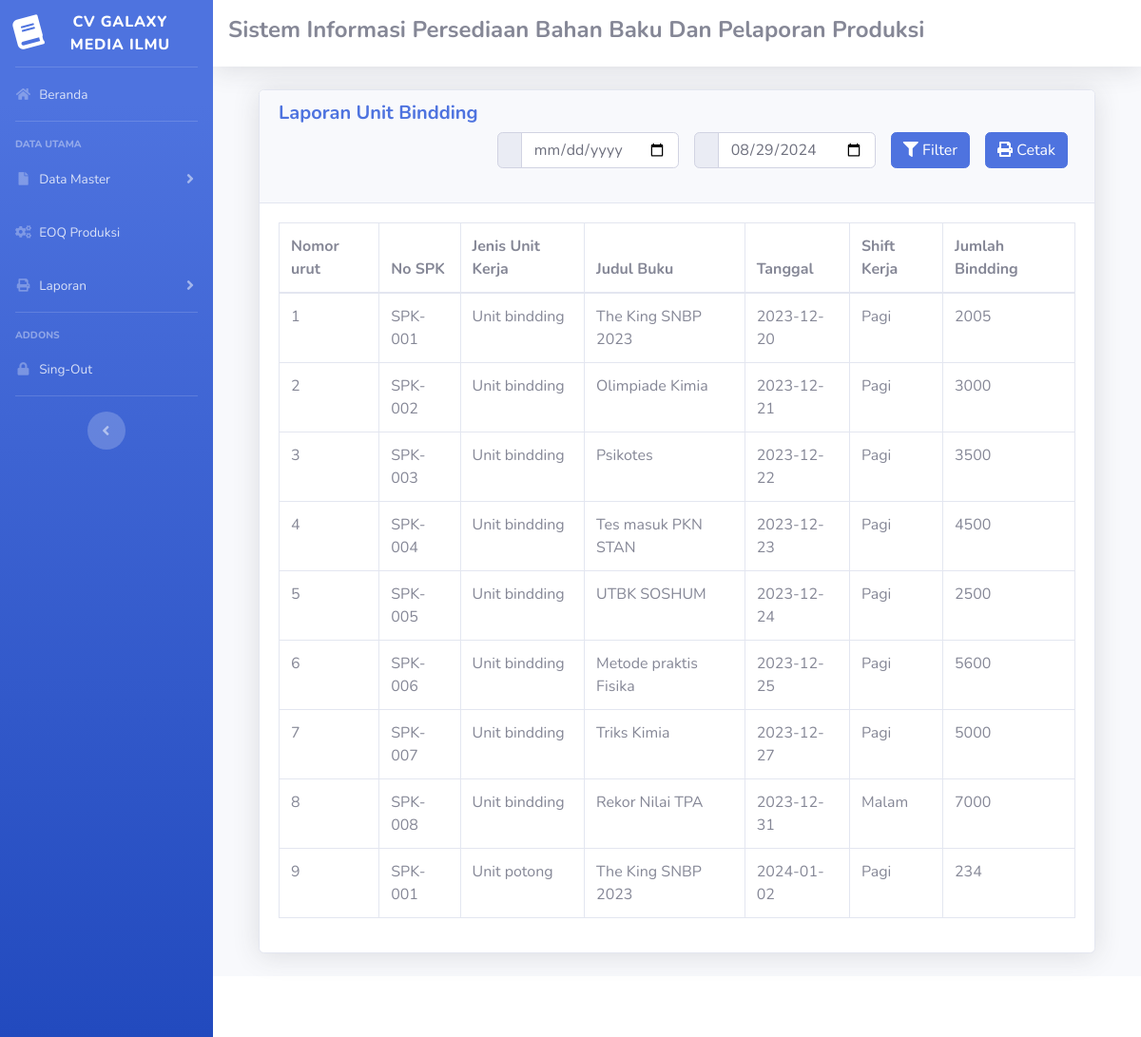
Screenshot of /manager.php?url=laporan_bindding_manager with the database file from the repository.
### tables this page shows
CREATE TABLE `unit_bindding` (
  `id` int NOT NULL,
  `id_spk` int NOT NULL,
  `id_unit_kerja` int NOT NULL,
  `shift_kerja` varchar(100) NOT NULL,
  `tanggal` date NOT NULL,
  `jumlah_bindding` int NOT NULL
);

CREATE TABLE `spk` (
  `id_spk` int NOT NULL,
  `id_pengguna` int NOT NULL,
  `no_spk` varchar(100) NOT NULL,
  `judul_buku` varchar(100) NOT NULL,
  `no_isbn` varchar(100) NOT NULL,
  `tanggal` date NOT NULL,
  `tanggal_permintaan_selesai` date NOT NULL,
  `oplah_cetak` int NOT NULL,
  `oplah_insheet` int NOT NULL,
  `ukuran_buku` varchar(100) NOT NULL,
  `jumlah_halaman` int NOT NULL,
  `jumlah_catern` int NOT NULL,
  `jumlah_plat` int NOT NULL,
  `ukuran_kertas` varchar(100) NOT NULL,
  `kebutuhan_kertas` varchar(100) NOT NULL,
  `mesin_cetak` varchar(100) NOT NULL
);

CREATE TABLE `unit_kerja` (
  `id_unit_kerja` int NOT NULL,
  `id_pengguna` int NOT NULL,
  `jenis_unit_kerja` varchar(100) NOT NULL
);

### laporan_bindding_manager.php (the view, shortened to what this page needs)
<!DOCTYPE html PUBLIC "-//W3C//DTD XHTML 1.0 Transitional//EN" "http://www.w3.org/TR/xhtml1/DTD/xhtml1-transitional.dtd">
<html xmlns="http://www.w3.org/1999/xhtml">
<head>
</head>
<body>
  <div class="container-fluid">
    <div class="card shadow mb-4">
      <div class="card-header">
        <h5 class="m-0 font-weight-bold text-primary">Laporan Unit Bindding</h6>
          <form method="GET" action="manager.php">
            <div class="d-flex flex-row-reverse">
              <div class="p-2">
                <button type="button" class="btn btn-primary" onclick="cetakLaporan()"><i class="fa fa-print"></i> Cetak</button>
              </div>
              <div class="p-2">
                <button type="submit" class="btn btn-primary"><i class="fa fa-filter"></i> Filter</button>
              </div>
              <div class="p-2">
                <div class="input-group mb-3">
                  <div class="input-group-prepend">
                    <span class="input-group-text"><i class="mdi mdi-calendar-month"></i></span>
                  </div>
                  <input type="date" class="form-control" name="akhir" value="<?php echo isset($_GET['akhir']) ? $_GET['akhir'] : date('Y-m-d'); ?>">
                </div>
              </div>
              <div class="p-2">
                <div class="input-group mb-3">
                  <div class="input-group-prepend">
                    <span class="input-group-text"><i class="mdi mdi-calendar-month"></i></span>
                  </div>
                  <input type="date" class="form-control" name="awal" value="<?php echo isset($_GET['awal']) ? $_GET['awal'] : ''; ?>" required>
                </div>
              </div>
            </div>
          </form>
      </div>
      <div class="card-body">
        <div class="table-responsive">
          <table class="table table-bordered" id="dataTable" width="100%" cellspacing="0">
            <thead>
              <tr>
                <th>Nomor urut</th>
                <th>No SPK</th>
                <th>Jenis Unit Kerja</th>
                <th>Judul Buku</th>
                <th>Tanggal</th>
                <th>Shift Kerja</th>
                <th>Jumlah Bindding</th>
              </tr>
            </thead>
            <tbody>
              <?php
              require 'koneksi.php';
              $awal = isset($_GET['awal']) && !empty($_GET['awal']) ? $_GET['awal'] : '1900-01-01';
              $akhir = isset($_GET['akhir']) ? $_GET['akhir'] : date('Y-m-d');
              $sql = "SELECT id,no_spk,jenis_unit_kerja,judul_buku,bd.tanggal,shift_kerja,jumlah_bindding
                      FROM unit_bindding bd
                      INNER JOIN spk ON bd.id_spk = spk.id_spk
                      INNER JOIN unit_kerja ON bd.id_unit_kerja = unit_kerja.`id_unit_kerja`
                      WHERE bd.`tanggal` >= '$awal' AND bd.`tanggal` <= '$akhir'";
              $result = mysqli_query($conn, $sql);
              $data = mysqli_fetch_all($result, MYSQLI_ASSOC);
              $nomor_urut = 1;
              foreach ($data as $data) {
              ?>
                <tr>
                  <td><?php echo $nomor_urut; ?></td>
                  <td><?php echo $data['no_spk']; ?></td>
                  <td><?php echo $data['jenis_unit_kerja']; ?></td>
                  <td><?php echo $data['judul_buku']; ?></td>
                  <td><?php echo $data['tanggal']; ?></td>
                  <td><?php echo $data['shift_kerja']; ?></td>
                  <td><?php echo $data['jumlah_bindding']; ?></td>
                </tr>
              <?php
                $nomor_urut++;
              }
              ?>
            </tbody>
          </table>
        </div>
      </div>
    </div>
  </div>
</body>
</html>

### rows the page displays
unit_bindding: id_spk.no_spk "SPK-001", id_unit_kerja.jenis_unit_kerja "Unit bindding", id_spk.judul_buku "The King SNBP 2023", tanggal "2023-12-20", shift_kerja "Pagi", jumlah_bindding "2005"
unit_bindding: id_spk.no_spk "SPK-002", id_unit_kerja.jenis_unit_kerja "Unit bindding", id_spk.judul_buku "Olimpiade Kimia", tanggal "2023-12-21", shift_kerja "Pagi", jumlah_bindding "3000"
unit_bindding: id_spk.no_spk "SPK-003", id_unit_kerja.jenis_unit_kerja "Unit bindding", id_spk.judul_buku "Psikotes", tanggal "2023-12-22", shift_kerja "Pagi", jumlah_bindding "3500"
unit_bindding: id_spk.no_spk "SPK-004", id_unit_kerja.jenis_unit_kerja "Unit bindding", id_spk.judul_buku "Tes masuk PKN STAN", tanggal "2023-12-23", shift_kerja "Pagi", jumlah_bindding "4500"
unit_bindding: id_spk.no_spk "SPK-005", id_unit_kerja.jenis_unit_kerja "Unit bindding", id_spk.judul_buku "UTBK SOSHUM", tanggal "2023-12-24", shift_kerja "Pagi", jumlah_bindding "2500"
unit_bindding: id_spk.no_spk "SPK-006", id_unit_kerja.jenis_unit_kerja "Unit bindding", id_spk.judul_buku "Metode praktis Fisika", tanggal "2023-12-25", shift_kerja "Pagi", jumlah_bindding "5600"
unit_bindding: id_spk.no_spk "SPK-007", id_unit_kerja.jenis_unit_kerja "Unit bindding", id_spk.judul_buku "Triks Kimia", tanggal "2023-12-27", shift_kerja "Pagi", jumlah_bindding "5000"
unit_bindding: id_spk.no_spk "SPK-008", id_unit_kerja.jenis_unit_kerja "Unit bindding", id_spk.judul_buku "Rekor Nilai TPA", tanggal "2023-12-31", shift_kerja "Malam", jumlah_bindding "7000"
unit_bindding: id_spk.no_spk "SPK-001", id_unit_kerja.jenis_unit_kerja "Unit potong", id_spk.judul_buku "The King SNBP 2023", tanggal "2024-01-02", shift_kerja "Pagi", jumlah_bindding "234"
